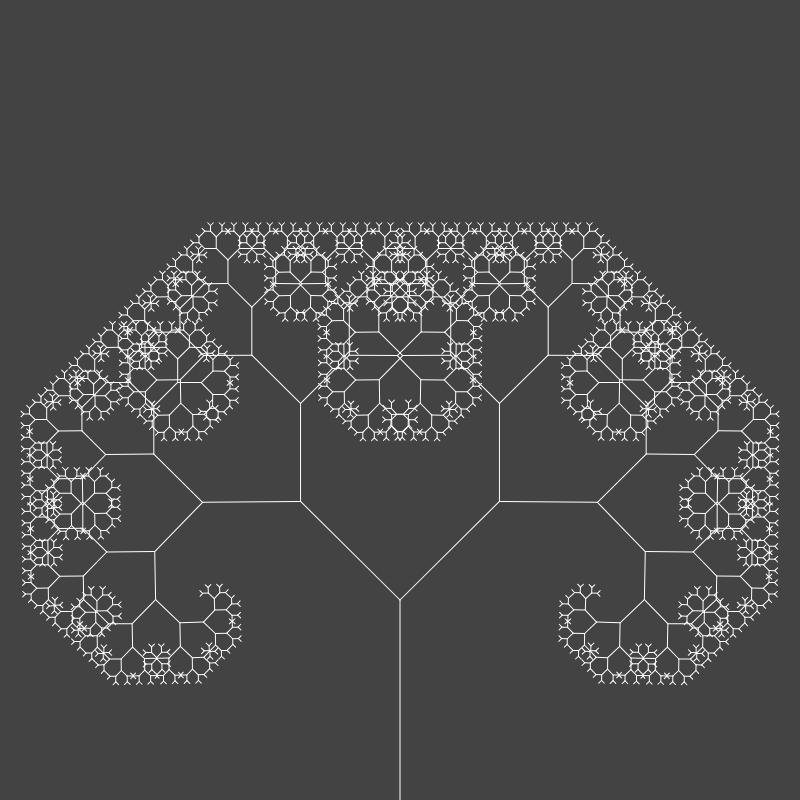
Frame 1 (no input)
Frame 60 (no input): identical to frame 1, image omitted
Frame 120 (the mouse pressed at the canvas centre since frame 60): identical to frame 1, image omitted

The p5.js sketch that drew this single still picture (run headless with seeded random() and noise() and a simulated clock; from frame 60 on, the mouse is pressed at the canvas centre):

// p5.js sketch
// ── sketch.js
var slider;
function setup() {
    createCanvas(800, 800)
    deg = PI / 4
    slider = createSlider(0, TWO_PI, PI / 4, 0.01)
}

function draw() {
    background(67)
    stroke('white');
    translate(width / 2, height);
    var length = width / 4;
    createFractal(length);
}

var createFractal = function(_length) {
    line(0, 0, 0, -_length);
    translate(0, -_length);
    if(_length > 4) {
        push();
        rotate(slider.value());
        createFractal(_length * 0.7)
        pop();
        push();
        rotate(-slider.value());
        createFractal(_length * 0.7);
        pop();
    }
}
